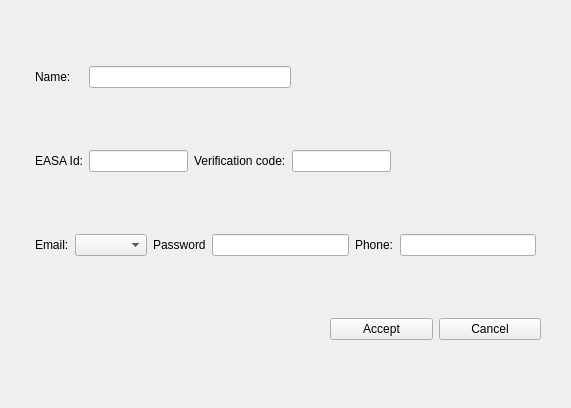
<?xml version="1.0" encoding="UTF-8"?>
<ui version="4.0">
 <class>form_operator</class>
 <widget class="QWidget" name="form_operator">
  <property name="geometry">
   <rect>
    <x>0</x>
    <y>0</y>
    <width>571</width>
    <height>408</height>
   </rect>
  </property>
  <property name="windowTitle">
   <string>Form</string>
  </property>
  <layout class="QVBoxLayout" name="verticalLayout">
   <property name="leftMargin">
    <number>30</number>
   </property>
   <property name="topMargin">
    <number>10</number>
   </property>
   <property name="rightMargin">
    <number>30</number>
   </property>
   <item>
    <layout class="QHBoxLayout" name="hlayout_name" stretch="5,20">
     <property name="spacing">
      <number>3</number>
     </property>
     <property name="leftMargin">
      <number>5</number>
     </property>
     <property name="rightMargin">
      <number>250</number>
     </property>
     <item>
      <widget class="QLabel" name="lbl_name">
       <property name="text">
        <string>Name:</string>
       </property>
      </widget>
     </item>
     <item>
      <widget class="QLineEdit" name="le_name"/>
     </item>
    </layout>
   </item>
   <item>
    <layout class="QHBoxLayout" name="hlayout_id">
     <property name="leftMargin">
      <number>5</number>
     </property>
     <property name="rightMargin">
      <number>150</number>
     </property>
     <item>
      <widget class="QLabel" name="lbl_id">
       <property name="text">
        <string>EASA Id:</string>
       </property>
      </widget>
     </item>
     <item>
      <widget class="QLineEdit" name="le_easa_id"/>
     </item>
     <item>
      <widget class="QLabel" name="lbl_verification">
       <property name="text">
        <string>Verification code:</string>
       </property>
       <property name="wordWrap">
        <bool>false</bool>
       </property>
      </widget>
     </item>
     <item>
      <widget class="QLineEdit" name="le_verification_code"/>
     </item>
    </layout>
   </item>
   <item>
    <layout class="QHBoxLayout" name="hlayout_email">
     <property name="leftMargin">
      <number>5</number>
     </property>
     <property name="rightMargin">
      <number>5</number>
     </property>
     <item>
      <widget class="QLabel" name="lbl_email">
       <property name="text">
        <string>Email:</string>
       </property>
      </widget>
     </item>
     <item>
      <widget class="QComboBox" name="cb_email"/>
     </item>
     <item>
      <widget class="QLabel" name="lbl_password">
       <property name="text">
        <string>Password</string>
       </property>
      </widget>
     </item>
     <item>
      <widget class="QLineEdit" name="le_password"/>
     </item>
     <item>
      <widget class="QLabel" name="lbl_phone">
       <property name="text">
        <string>Phone:</string>
       </property>
      </widget>
     </item>
     <item>
      <widget class="QLineEdit" name="le_phone"/>
     </item>
    </layout>
   </item>
   <item>
    <layout class="QHBoxLayout" name="hlayout_btn_operator">
     <property name="leftMargin">
      <number>300</number>
     </property>
     <item>
      <widget class="QPushButton" name="btn_accept">
       <property name="text">
        <string>Accept</string>
       </property>
      </widget>
     </item>
     <item>
      <widget class="QPushButton" name="btn_cancel">
       <property name="text">
        <string>Cancel</string>
       </property>
      </widget>
     </item>
    </layout>
   </item>
  </layout>
 </widget>
 <resources/>
 <connections/>
</ui>
